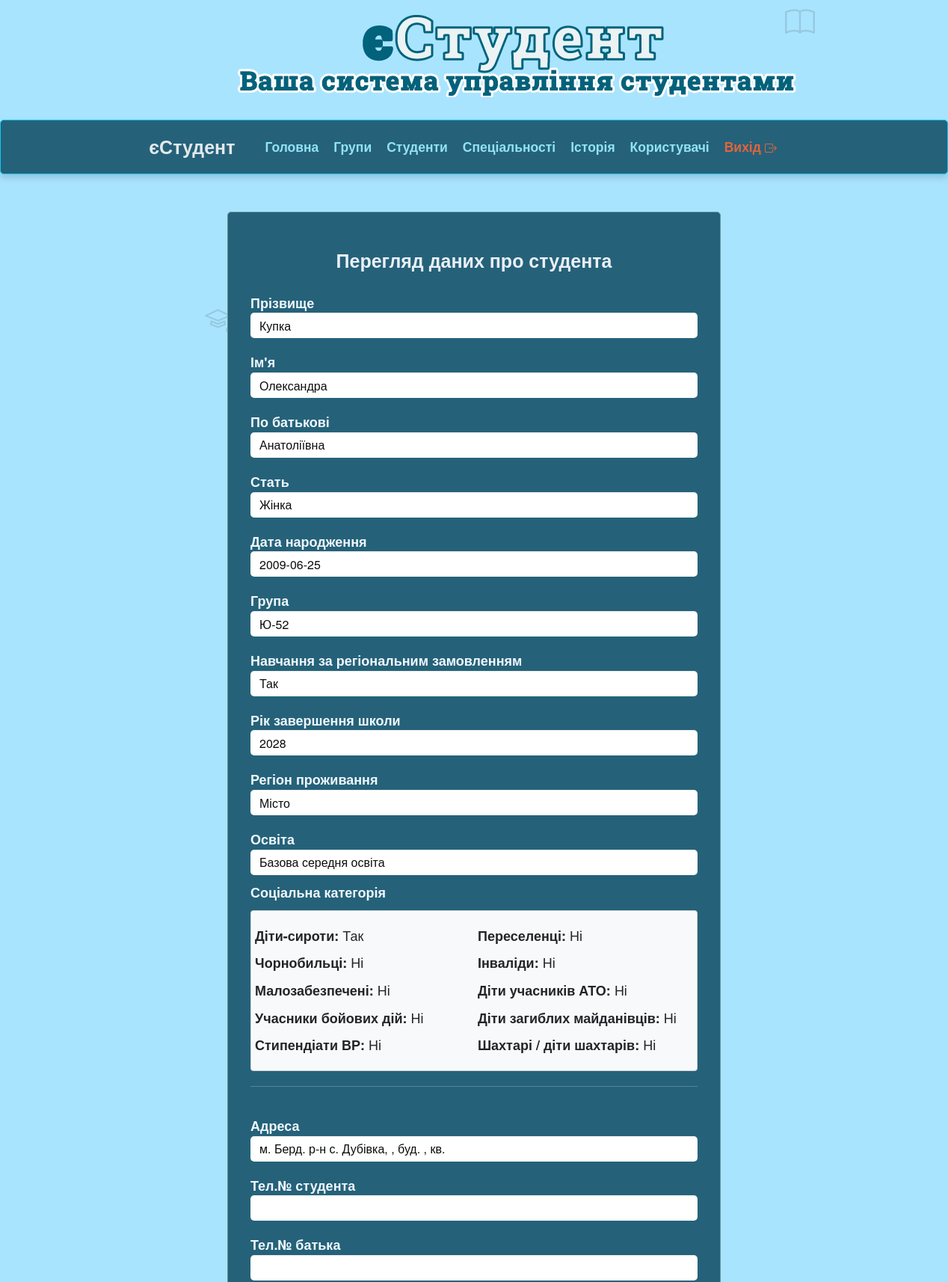
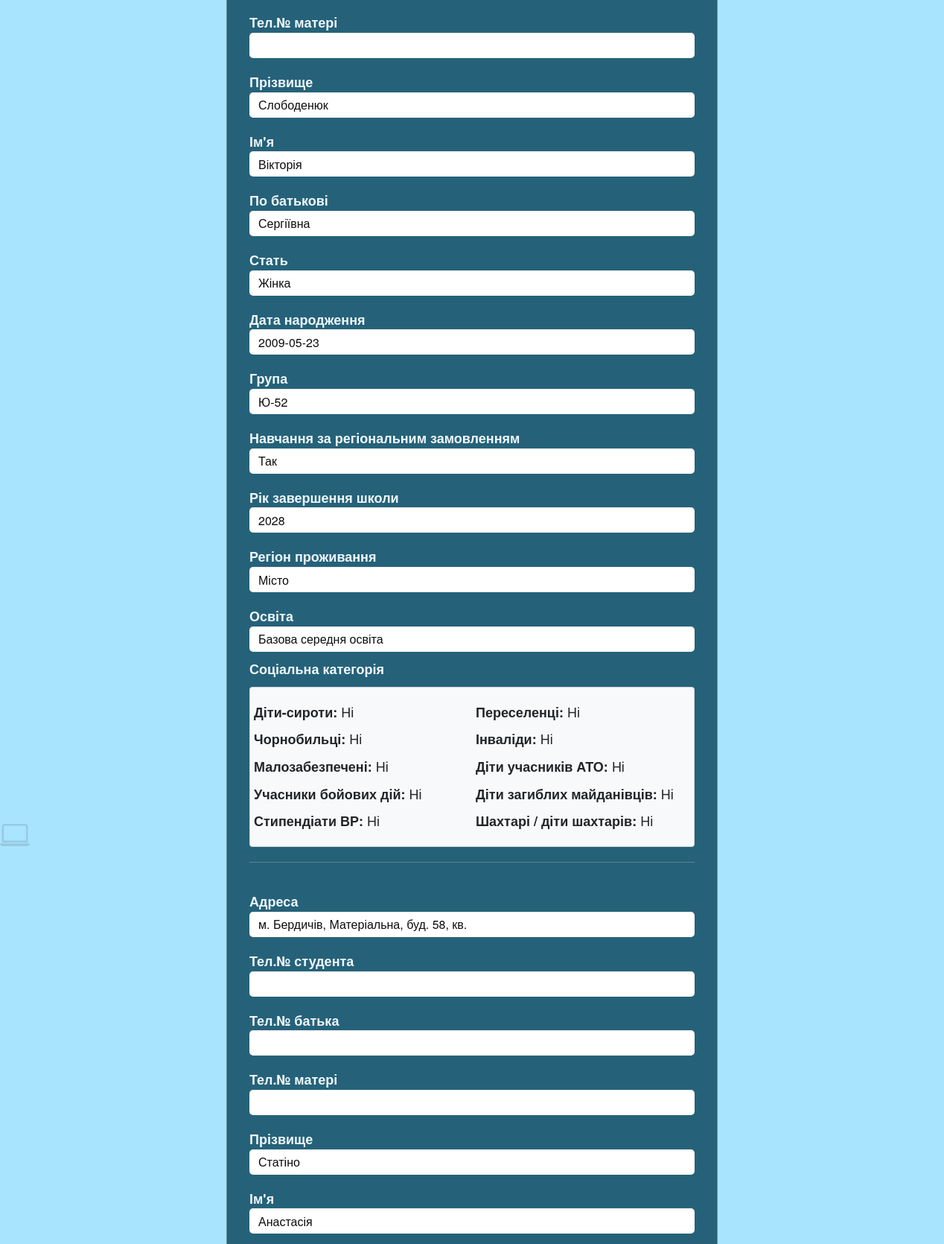
/admin/view_old_student.php (signed in, upper part), run on the app's committed database (2 pictures, top to bottom).
### tables this page shows
CREATE TABLE `old_student` (
  `operation_id` int(11) NOT NULL,
  `operation_name` varchar(127) DEFAULT NULL,
  `operation_date` date DEFAULT NULL,
  `s_id` int(5) NOT NULL,
  `s_pr` varchar(30) NOT NULL,
  `s_im` varchar(20) NOT NULL,
  `s_bat` varchar(20) NOT NULL,
  `s_stat` varchar(7) NOT NULL,
  `s_galuz` varchar(50) NOT NULL,
  `s_spec` varchar(60) NOT NULL,
  `s_specz` varchar(90) NOT NULL,
  `s_group` varchar(8) NOT NULL,
  `s_form_navch` varchar(10) NOT NULL,
  `s_vip` varchar(4) NOT NULL DEFAULT 'Ні',
  `s_cours` int(1) NOT NULL,
  `s_contract` varchar(3) NOT NULL,
  `s_dnar` date NOT NULL,
  `s_vik` varchar(2) NOT NULL,
  `s_adresa` varchar(80) NOT NULL,
  `s_tels` varchar(16) NOT NULL,
  `s_telb` varchar(16) NOT NULL,
  `s_telm` varchar(16) NOT NULL,
  `s_osvita_type` varchar(40) NOT NULL,
  `s_rik_zaver` int(4) NOT NULL,
  `s_region_type` varchar(20) NOT NULL,
  `s_region` varchar(20) NOT NULL,
  `s_sirota` varchar(3) DEFAULT 'Ні',
  `s_peresel` varchar(3) DEFAULT 'Ні',
  `s_chernob` varchar(3) DEFAULT 'Ні',
  `s_inval` varchar(3) NOT NULL DEFAULT 'Ні',
  `s_malozab` varchar(3) NOT NULL DEFAULT 'Ні',
  `s_ato` varchar(3) NOT NULL DEFAULT 'Ні',
  `s_war_act` varchar(3) NOT NULL DEFAULT 'Ні',
  `s_ditzag` varchar(3) NOT NULL DEFAULT 'Ні',
  `s_rada` varchar(3) NOT NULL DEFAULT 'Ні',
  `s_shahter` varchar(3) NOT NULL DEFAULT 'Ні',
  `image` varchar(255) NOT NULL
);

### admin/view_old_student.php (the view, shortened to what this page needs)
<?php
	if (!in_array($_SESSION['auth_user'], ['admin', 'editor','viewer']))
	{
		header("Location: admin_panel.php");
	}
else
	{
	  $id_st=$_GET["id_st"];
    };
?>
<!DOCTYPE html>
<html lang="en">
    <head>
                 <link href="https://cdn.jsdelivr.net/npm/bootstrap@5.3.6/dist/css/bootstrap.min.css" rel="stylesheet">
        <link rel="stylesheet" href="../assets/css/bootstrap.css" rel="stylesheet">
<link rel="stylesheet" href="../css/my_style.css" rel="stylesheet">
 <body>
	</head>
      <div id="body-bg">
            <div id="header">
                <div class="container">
                    <div class="row">
                        <div class="logo">
                            <a href="index.html" title="">
                              <img src="../assets/img/logo.png" alt="Logo" />
                            </a>
                        </div>
                    </div>
                </div>
            </div>
			<?php include ("../include/adm_menu.php");?>
			 <?php include ("../include/background_icon.php");?>
            <div id="portfolio" class="bottom-border-shadow">
                <div class="container bottom-border">
					<div id="base">
				<div id="content">
				  <div class="container background-white" style="margin:0px; padding:10px;">
                    <div class="row margin-vert-30" style="margin:10px; padding:0px;">
                        <div class="col-md-8 col-md-offset-2 col-sm-offset-2">
							<form class="signup-page" method="POST">
                                <div class="signup-header">
                                    <h2 style="font-size:25px; color:#eaf0f8; text-align: center;"><strong>Перегляд даних про студента</strong></h2>
								</div>
				  <?php
                  $result = mysqli_query($linc, "SELECT * FROM old_student WHERE s_id='$id_st'");
                  if (mysqli_num_rows($result)>0)
                    {
                        $row = mysqli_fetch_array($result);
                         do
                        {
					          echo '
							<label><strong>Прізвище</strong></label>
							<input type="text" class="form-control" readonly value="'.$row['s_pr'].'" style="background:white; color:#0c0e0c; border:none;">
							<label><strong>Ім\'я</strong></label>
							<input type="text" class="form-control" readonly value="'.$row['s_im'].'" style="background:white; color:#0c0e0c; border:none;">
							<label><strong>По батькові</strong></label>
							<input type="text" class="form-control" readonly value="'.$row['s_bat'].'" style="background:white; color:#0c0e0c; border:none;">
							<label><strong>Стать</strong></label>
							<input type="text" class="form-control" readonly value="'.$row['s_stat'].'" style="background:white; color:#0c0e0c; border:none;">
							<label><strong>Дата народження</strong></label>
							<input type="text" class="form-control" readonly value="'.$row['s_dnar'].'" style="background:white; color:#0c0e0c; border:none;">
							<label><strong>Група</strong></label>
							<input type="text" class="form-control" readonly value="'.$row['s_group'].'" style="background:white; color:#0c0e0c; border:none;">
							<label><strong>Навчання за регіональним замовленням</strong></label>
							<input type="text" class="form-control" readonly value="'.$row['s_contract'].'" style="background:white; color:#0c0e0c; border:none;">
							<label><strong>Рік завершення школи</strong></label>
							<input type="text" class="form-control" readonly value="'.$row['s_rik_zaver'].'" style="background:white; color:#0c0e0c; border:none;">
							<label><strong>Регіон проживання</strong></label>
							<input type="text" class="form-control" readonly value="'.$row['s_region_type'].'" style="background:white; color:#0c0e0c; border:none;">
							<label><strong>Освіта</strong></label>
							<input type="text" class="form-control" readonly value="'.$row['s_osvita_type'].'" style="background:white; color:#0c0e0c; border:none;">
									<p class="mt-3"><strong>Соціальна категорія</strong></p>
									<div class="card p-3 mb-4" style="background-color: #f8f9fa; border: 1px solid #ced4da;">
									<div class="row row-cols-1 row-cols-md-2 g-3 p-3">
										<div class="col"><strong>Діти-сироти:</strong> ' . (!empty($row['s_sirota']) ? $row['s_sirota'] : 'Ні') . '</div>
										<div class="col"><strong>Переселенці:</strong> ' . (!empty($row['s_peresel']) ? $row['s_peresel'] : 'Ні') . '</div>
										<div class="col"><strong>Чорнобильці:</strong> ' . (!empty($row['s_chernob']) ? $row['s_chernob'] : 'Ні') . '</div>
										<div class="col"><strong>Інваліди:</strong> ' . (!empty($row['s_inval']) ? $row['s_inval'] : 'Ні') . '</div>
										<div class="col"><strong>Малозабезпечені:</strong> ' . (!empty($row['s_malozab']) ? $row['s_malozab'] : 'Ні') . '</div>
										<div class="col"><strong>Діти учасників АТО:</strong> ' . (!empty($row['s_ato']) ? $row['s_ato'] : 'Ні') . '</div>
										<div class="col"><strong>Учасники бойових дій:</strong> ' . (!empty($row['s_war_act']) ? $row['s_war_act'] : 'Ні') . '</div>
										<div class="col"><strong>Діти загиблих майданівців:</strong> ' . (!empty($row['s_ditzag']) ? $row['s_ditzag'] : 'Ні') . '</div>
										<div class="col"><strong>Стипендіати ВР:</strong> ' . (!empty($row['s_rada']) ? $row['s_rada'] : 'Ні') . '</div>
										<div class="col"><strong>Шахтарі / діти шахтарів:</strong> ' . (!empty($row['s_shahter']) ? $row['s_shahter'] : 'Ні') . '</div>
									</div>
									</div>
									<hr>
									<label>Адреса</label>
									<input type="text" class="form-control" readonly value="'.$row['s_adresa'].'" style="background:white; color:#0c0e0c; border:none;" >
									<label>Тел.№ студента</label>
									<input type="text" class="form-control" readonly value="'.$row['s_tels'].'" style="background:white; color:#0c0e0c; border:none;" >
									<label>Тел.№ батька</label>
									<input type="text" class="form-control" readonly value="'.$row['s_telb'].'" style="background:white; color:#0c0e0c; border:none;" >
									<label>Тел.№ матері</label>
									<input type="text" class="form-control" readonly value="'.$row['s_telm'].'" style="background:white; color:#0c0e0c; border:none;" >
								  ';
						}
                      while ($row = mysqli_fetch_array($result));
					}
				?>
							</form>
						</div>
					</div>
				</div>
			</div>
                    </div>
                </div>
            </div>
 </body>
</html>

### css/my_style.css (style rules this page uses)
.signup-page { background: none repeat scroll 0 0 #256279; border: 1px solid #63949E; border-radius: 5px; box-shadow: 3 50 20px #050706; color: aliceblue; padding: 30px; font-size: large; }
.signup-page label { font-size: large; margin-top: 20px; }
.signup-page input { background-color: #a6caef; color: #ffffff; border:none; }
.container { max-width: 1080px; padding: 10px; width: 100%; }
body { background-color: #3ac1ff6f; }
.logo { margin-bottom: 20px; }
.signup-page , .block_search { opacity: 1; animation-name: fadeInOpacity; animation-iteration-count: 1; animation-timing-function: ease-in; animation-duration: 1s; }

### include/background_icon.php (style rules this page uses)
body { overflow-x: hidden; position: relative; }

### data on the page
old_student: s_pr "Купка", s_im "Олександра", s_bat "Анатоліївна", s_stat "Жінка", s_dnar "2009-06-25", s_group "Ю-52", s_contract "Так", s_rik_zaver "2028", s_region_type "Місто", s_osvita_type "Базова середня освіта", s_sirota "Так", s_peresel "Ні", s_chernob "Ні", s_inval "Ні", s_malozab "Ні", s_ato "Ні", s_war_act "Ні", s_ditzag "Ні", s_rada "Ні", s_shahter "Ні", s_adresa "м. Берд. р-н с. Дубівка, , буд. , кв."
old_student: s_pr "Слободенюк", s_im "Вікторія", s_bat "Сергіївна", s_stat "Жінка", s_dnar "2009-05-23", s_group "Ю-52", s_contract "Так", s_rik_zaver "2028", s_region_type "Місто", s_osvita_type "Базова середня освіта", s_sirota "Ні", s_peresel "Ні", s_chernob "Ні", s_inval "Ні", s_malozab "Ні", s_ato "Ні", s_war_act "Ні", s_ditzag "Ні", s_rada "Ні", s_shahter "Ні", s_adresa "м. Бердичів, Матеріальна, буд. 58, кв."
old_student: s_pr "Статіно", s_im "Анастасія"
